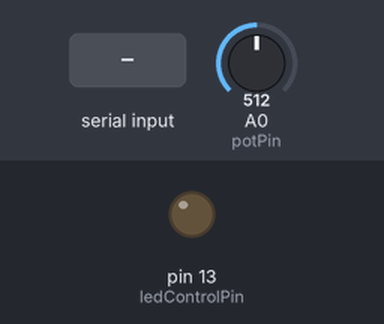
Bench run of a sketch on a simulated Arduino Uno, built with avr-gcc and run on an emulated ATmega328P. On the bench: output pins drawn as LEDs (lit = HIGH). Dashed ring = blinking. The inputs (shaded band) are chosen by the test bench; at power-on: A0 (potPin) = 512. What the sketch prints to the serial monitor is not drawn.

Above: at 1.2 s.
1.3 s: "1" received over Serial
At 1.7 s:
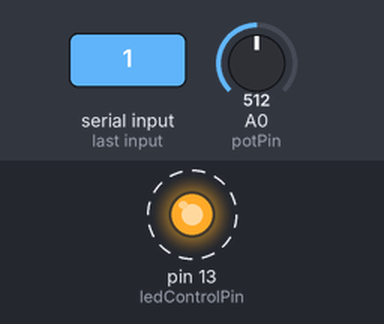
Timing chart, 0 to 10.3 s (numbered marks = the images above; inputs shaded):
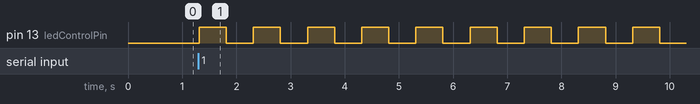

The sketch:

ledStrobe.ino
```cpp
int ledControlPin = 13;

int potPin = A0;
int readValue = 0;

bool ledON;

void setup()
{
  Serial.begin(9600);
  pinMode(ledControlPin,OUTPUT);
  pinMode(potPin,INPUT);
  ledON = false;
  digitalWrite(ledControlPin,LOW);
}

void loop()
{
  if(!Serial.available())
  {
    readValue = map(analogRead(potPin),0,1023,0,1000);
    Serial.print("DelayTime: ");
    Serial.println(readValue);
  }
  else
  {
    if(ledON)
    {
      ledON = false;
      digitalWrite(ledControlPin,LOW);
    }
    else
    {
      ledON = true;
      digitalWrite(ledControlPin,HIGH);
    }
    delay(readValue);
  }
}
```

Measured:
- after the input at 1.3 s, pin 13 (ledControlPin): alternates HIGH for 0.50 s and LOW for 0.50 s, starting at once
